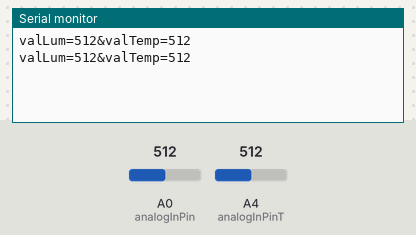
The sketch below on a simulated Arduino Uno, built with avr-gcc and run on an emulated ATmega328P. On the bench: the last lines printed to the serial monitor. The inputs (shaded band) are chosen by the test bench; at power-on: A0 (analogInPin) = 512, A4 (analogInPinT) = 512.

Above: at 1.8 s.
1.9 s: A0 (analogInPin) set to 716
At 2.8 s:
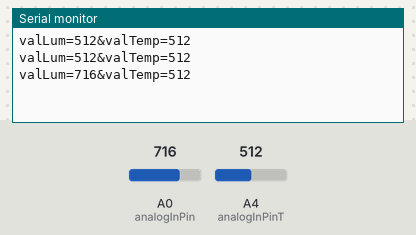
3.4 s: A4 (analogInPinT) set to 716
At 4.7 s:
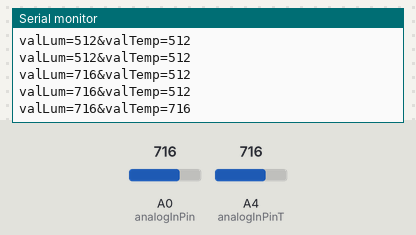
4.9 s: A0 (analogInPin) set to 900
At 5.5 s:
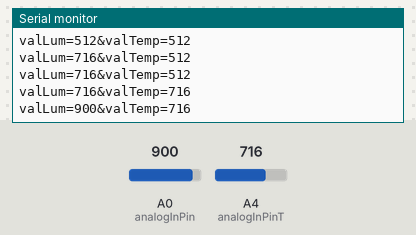
6.4 s: A4 (analogInPinT) set to 900
At 7.8 s:
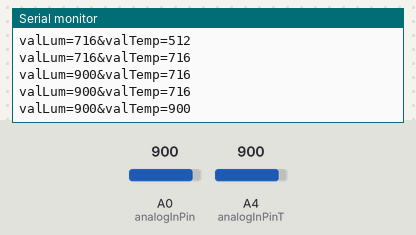
Timing chart, 0 to 8.9 s (numbered marks = the images above; inputs shaded):
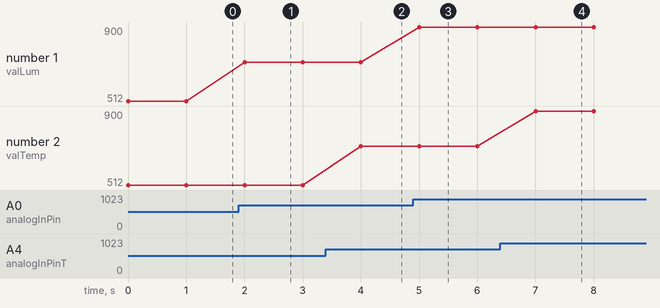

Measured:
- after the input at 1.9 s, the serial monitor: prints a new line after 0.10 s (image 1)
- after the input at 3.4 s, the serial monitor: prints a new line after 0.60 s (image 2)
- after the input at 4.9 s, the serial monitor: prints a new line after 0.10 s (image 3)
- after the input at 6.4 s, the serial monitor: prints a new line after 0.61 s (image 4)
- plotted number 1: 512 → 716 after the input at 1.9 s, 716 → 900 after the input at 4.9 s

The sketch:

sketch_mar23a_tempLuminosita.ino
```cpp
int analogInPin = A0;
int analogInPinT= A4;
int sensorValue = 0;
int sensorValueT= 0;


void setup() {
  Serial.begin(9600);
  pinMode( analogInPin, INPUT);
  pinMode( analogInPinT, INPUT);
}

void loop() {
  sensorValue = analogRead(analogInPin);
  sensorValueT = analogRead(analogInPinT);

  Serial.print("valLum=");
  Serial.print(sensorValue,DEC);
  Serial.print("&valTemp=");
  Serial.println(sensorValueT,DEC);

  delay(1000);
}
```
